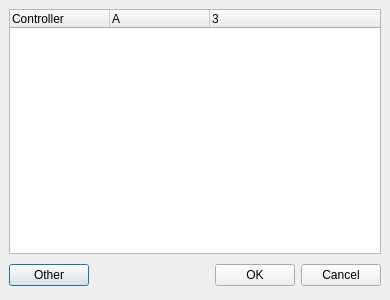
<ui version="4.0" >
 <class>CtrlDialogBase</class>
 <widget class="QDialog" name="CtrlDialogBase" >
  <property name="geometry" >
   <rect>
    <x>0</x>
    <y>0</y>
    <width>390</width>
    <height>300</height>
   </rect>
  </property>
  <property name="windowTitle" >
   <string>MusE: Select Controller</string>
  </property>
  <layout class="QVBoxLayout" >
   <property name="margin" >
    <number>9</number>
   </property>
   <property name="spacing" >
    <number>6</number>
   </property>
   <item>
    <widget class="QTreeWidget" name="tw" >
     <property name="alternatingRowColors" >
      <bool>true</bool>
     </property>
     <property name="uniformRowHeights" >
      <bool>true</bool>
     </property>
     <property name="columnCount" >
      <number>3</number>
     </property>
     <column>
      <property name="text" >
       <string>Controller</string>
      </property>
     </column>
     <column>
      <property name="text" >
       <string>A</string>
      </property>
     </column>
    </widget>
   </item>
   <item>
    <layout class="QHBoxLayout" >
     <property name="margin" >
      <number>0</number>
     </property>
     <property name="spacing" >
      <number>6</number>
     </property>
     <item>
      <widget class="QPushButton" name="otherButton" >
       <property name="text" >
        <string>Other</string>
       </property>
      </widget>
     </item>
     <item>
      <spacer>
       <property name="orientation" >
        <enum>Qt::Horizontal</enum>
       </property>
       <property name="sizeHint" >
        <size>
         <width>131</width>
         <height>31</height>
        </size>
       </property>
      </spacer>
     </item>
     <item>
      <widget class="QPushButton" name="okButton" >
       <property name="text" >
        <string>OK</string>
       </property>
      </widget>
     </item>
     <item>
      <widget class="QPushButton" name="cancelButton" >
       <property name="text" >
        <string>Cancel</string>
       </property>
      </widget>
     </item>
    </layout>
   </item>
  </layout>
 </widget>
 <resources/>
 <connections>
  <connection>
   <sender>okButton</sender>
   <signal>clicked()</signal>
   <receiver>CtrlDialogBase</receiver>
   <slot>accept()</slot>
   <hints>
    <hint type="sourcelabel" >
     <x>278</x>
     <y>253</y>
    </hint>
    <hint type="destinationlabel" >
     <x>96</x>
     <y>254</y>
    </hint>
   </hints>
  </connection>
  <connection>
   <sender>cancelButton</sender>
   <signal>clicked()</signal>
   <receiver>CtrlDialogBase</receiver>
   <slot>reject()</slot>
   <hints>
    <hint type="sourcelabel" >
     <x>369</x>
     <y>253</y>
    </hint>
    <hint type="destinationlabel" >
     <x>179</x>
     <y>282</y>
    </hint>
   </hints>
  </connection>
 </connections>
</ui>
